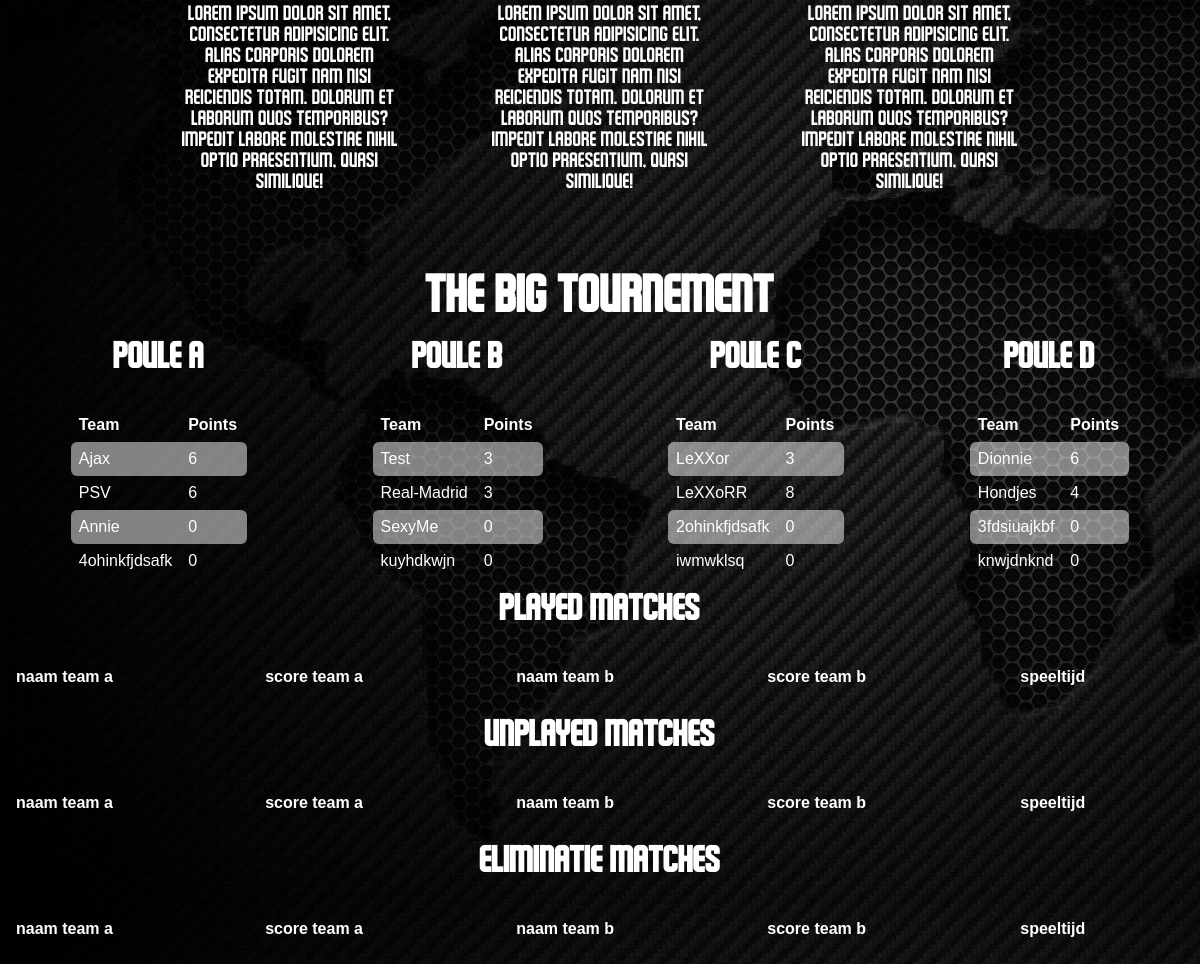
The app's page / (lower part), older data.
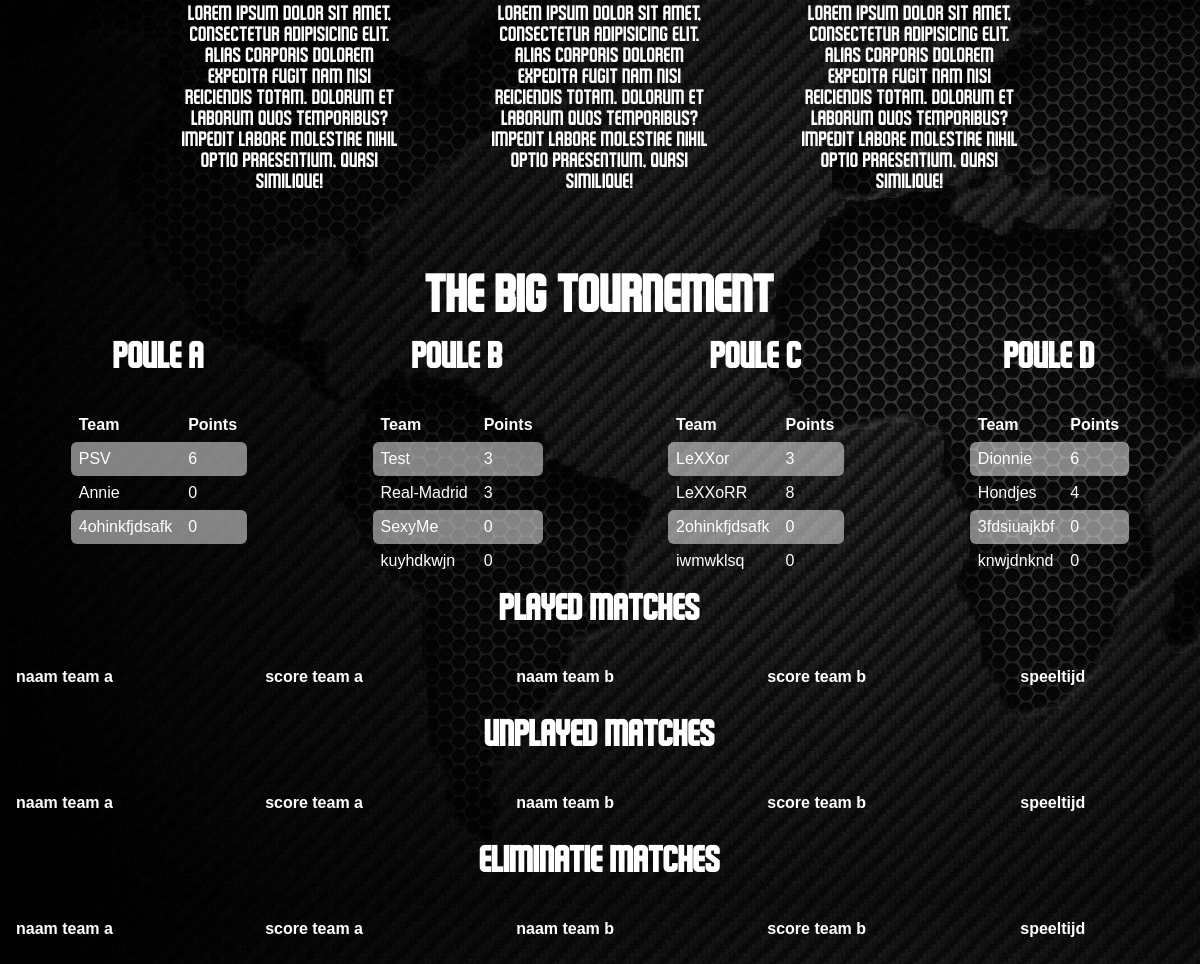
The same page, newer data.
### tables this page shows
CREATE TABLE `tbl_teams` (
  `id` int(11) UNSIGNED NOT NULL,
  `poule_id` int(11) NOT NULL DEFAULT '0',
  `name` varchar(255) NOT NULL,
  `points` int(3) DEFAULT '0',
  `created_at` datetime NOT NULL DEFAULT CURRENT_TIMESTAMP,
  `deleted_at` datetime DEFAULT NULL
);

### index.php (the view, shortened to what the changed rows need)
<?php
    require ('app/database.php');
?>
<!doctype html>
<html lang="en">
<head>
    <link rel="stylesheet" href="Style/Main_Web_CSS.css">
</head>
<body>
<div class="container">
    <div class="Tournament" id="Tournement">
        <h2>The Big Tournement</h2>
        <?php
            $poules = [];
            $i = 0;
            $query = 'SELECT * FROM tbl_teams WHERE poule_id = 1';
            $stmt = $db_conn->prepare($query);
            $stmt->execute();
            $poule_a = $stmt->fetchAll(PDO::FETCH_ASSOC);
            $query = 'SELECT * FROM tbl_teams WHERE poule_id = 2';
            $stmt = $db_conn->prepare($query);
            $stmt->execute();
            $poule_b = $stmt->fetchAll(PDO::FETCH_ASSOC);
            $query = 'SELECT * FROM tbl_teams WHERE poule_id = 3';
            $stmt = $db_conn->prepare($query);
            $stmt->execute();
            $poule_c = $stmt->fetchAll(PDO::FETCH_ASSOC);
            $query = 'SELECT * FROM tbl_teams WHERE poule_id = 4';
            $stmt = $db_conn->prepare($query);
            $stmt->execute();
            $poule_d = $stmt->fetchAll(PDO::FETCH_ASSOC);
            array_push($poules, $poule_a, $poule_b, $poule_c, $poule_d);
        ?>
        <div class="poules">
            <?php foreach ( $poules as $poule ): ?>
                <div class="item">
                    <?php
                        switch ($i) {
                            case 0:
                                echo '<h3>Poule A</h3>';
                                break;
                            case 1:
                                echo '<h3>Poule B</h3>';
                                break;
                            case 2:
                                echo '<h3>Poule C</h3>';
                                break;
                            case 3:
                                echo '<h3>Poule D</h3>';
                                break;
                        }
                        $i++;
                    ?>
                    <table>
                        <tr>
                            <th>Team</th>
                            <th>Points</th>
                        </tr>
                        <?php foreach ( $poule as $team ): ?>
                            <tr>
                                <td><?php echo $team['name']; ?></td>
                                <td><?php echo $team['points']; ?></td>
                            </tr>
                        <?php endforeach; ?>
                    </table>
                </div>
            <?php endforeach; ?>
        </div>
        <div class="matches">
            <div class="match">
                <table>
                    <tr>
                        <th>naam team a</th>
                        <th>score team a</th>
                        <th>naam team b</th>
                        <th>score team b</th>
                        <th>speeltijd</th>
                    </tr>
                </table>
            </div>
            <div class="match">
                <table>
                    <tr>
                        <th>naam team a</th>
                        <th>score team a</th>
                        <th>naam team b</th>
                        <th>score team b</th>
                        <th>speeltijd</th>
                    </tr>
                </table>
            </div>
        </div>
    </div>
    <div class="match">
        <table>
            <tr>
                <th>naam team a</th>
                <th>score team a</th>
                <th>naam team b</th>
                <th>score team b</th>
                <th>speeltijd</th>
            </tr>
        </table>
    </div>
</div>
</body>
</html>

Row changes from the older to the newer data that the page shows:
removed tbl_teams: name "Ajax", points "6"
